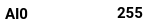
<?xml version="1.0" encoding="UTF-8"?>
<ui version="4.0">
 <class>AIVariable</class>
 <widget class="QWidget" name="AIVariable">
  <property name="geometry">
   <rect>
    <x>0</x>
    <y>0</y>
    <width>150</width>
    <height>25</height>
   </rect>
  </property>
  <property name="minimumSize">
   <size>
    <width>150</width>
    <height>25</height>
   </size>
  </property>
  <property name="windowTitle">
   <string>Form</string>
  </property>
  <widget class="QFrame" name="MainFrame">
   <property name="geometry">
    <rect>
     <x>0</x>
     <y>0</y>
     <width>150</width>
     <height>25</height>
    </rect>
   </property>
   <property name="minimumSize">
    <size>
     <width>150</width>
     <height>25</height>
    </size>
   </property>
   <property name="maximumSize">
    <size>
     <width>150</width>
     <height>25</height>
    </size>
   </property>
   <property name="styleSheet">
    <string notr="true">background-color: rgb(255, 255, 255);</string>
   </property>
   <property name="frameShape">
    <enum>QFrame::NoFrame</enum>
   </property>
   <property name="frameShadow">
    <enum>QFrame::Raised</enum>
   </property>
   <property name="lineWidth">
    <number>0</number>
   </property>
   <widget class="QScrollArea" name="lblTileScroll">
    <property name="geometry">
     <rect>
      <x>0</x>
      <y>0</y>
      <width>110</width>
      <height>25</height>
     </rect>
    </property>
    <property name="minimumSize">
     <size>
      <width>110</width>
      <height>20</height>
     </size>
    </property>
    <property name="maximumSize">
     <size>
      <width>100</width>
      <height>25</height>
     </size>
    </property>
    <property name="frameShape">
     <enum>QFrame::NoFrame</enum>
    </property>
    <property name="frameShadow">
     <enum>QFrame::Plain</enum>
    </property>
    <property name="lineWidth">
     <number>0</number>
    </property>
    <property name="verticalScrollBarPolicy">
     <enum>Qt::ScrollBarAsNeeded</enum>
    </property>
    <property name="horizontalScrollBarPolicy">
     <enum>Qt::ScrollBarAlwaysOff</enum>
    </property>
    <property name="widgetResizable">
     <bool>true</bool>
    </property>
    <widget class="QWidget" name="ScrollLayout">
     <property name="geometry">
      <rect>
       <x>0</x>
       <y>0</y>
       <width>110</width>
       <height>25</height>
      </rect>
     </property>
     <layout class="QVBoxLayout">
      <property name="spacing">
       <number>0</number>
      </property>
      <property name="leftMargin">
       <number>0</number>
      </property>
      <property name="topMargin">
       <number>0</number>
      </property>
      <property name="rightMargin">
       <number>0</number>
      </property>
      <property name="bottomMargin">
       <number>0</number>
      </property>
      <item>
       <widget class="QLabel" name="lblTitle">
        <property name="maximumSize">
         <size>
          <width>16666672</width>
          <height>16666672</height>
         </size>
        </property>
        <property name="font">
         <font>
          <family>Roboto</family>
          <pointsize>11</pointsize>
          <weight>75</weight>
          <bold>true</bold>
         </font>
        </property>
        <property name="lineWidth">
         <number>0</number>
        </property>
        <property name="text">
         <string>AI0</string>
        </property>
        <property name="alignment">
         <set>Qt::AlignLeading|Qt::AlignLeft|Qt::AlignTop</set>
        </property>
        <property name="wordWrap">
         <bool>true</bool>
        </property>
        <property name="margin">
         <number>0</number>
        </property>
        <property name="indent">
         <number>5</number>
        </property>
       </widget>
      </item>
     </layout>
    </widget>
   </widget>
   <widget class="QLabel" name="lblValue">
    <property name="geometry">
     <rect>
      <x>110</x>
      <y>0</y>
      <width>40</width>
      <height>20</height>
     </rect>
    </property>
    <property name="font">
     <font>
      <family>Roboto</family>
      <pointsize>11</pointsize>
      <weight>75</weight>
      <bold>true</bold>
     </font>
    </property>
    <property name="styleSheet">
     <string notr="true">padding-top:5px;</string>
    </property>
    <property name="lineWidth">
     <number>0</number>
    </property>
    <property name="text">
     <string>255</string>
    </property>
    <property name="alignment">
     <set>Qt::AlignCenter</set>
    </property>
    <property name="indent">
     <number>-1</number>
    </property>
   </widget>
  </widget>
 </widget>
 <resources/>
 <connections/>
</ui>
